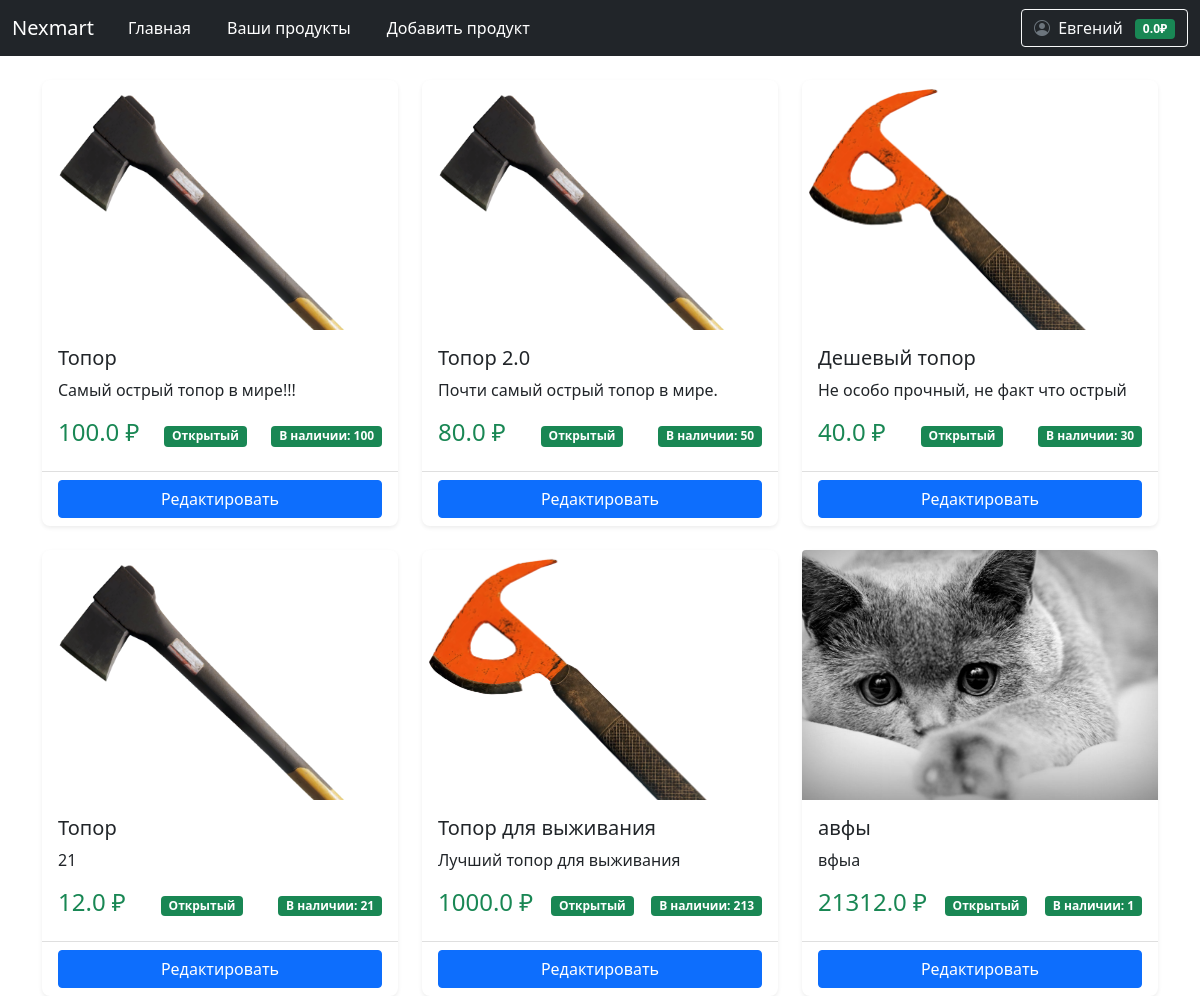
/user/products (signed in), run on an earlier commit of the app's database.
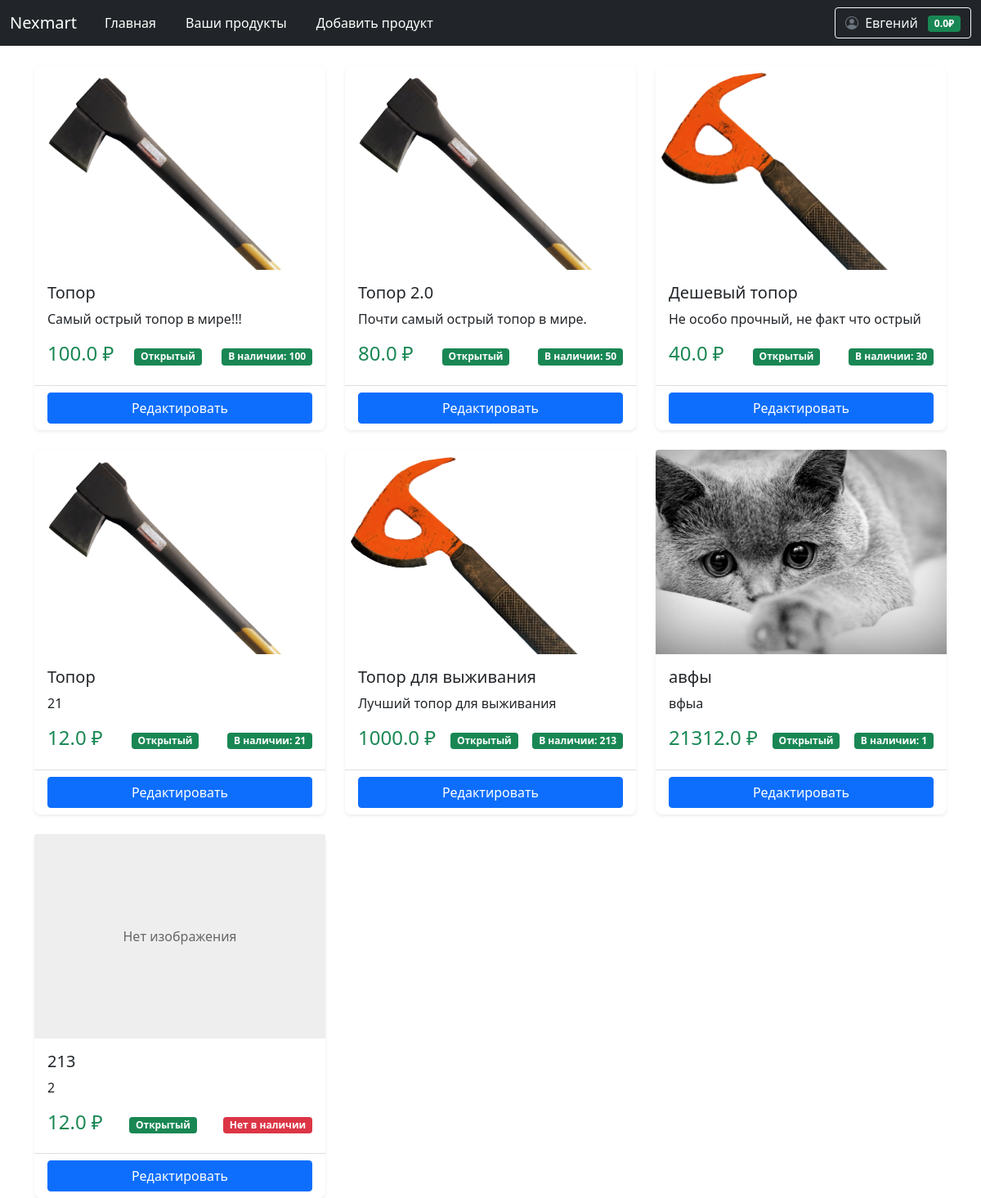
And on a later commit of the database.
### data/product.py (models this page shows)
class Product(SqlAlchemyBase):
    __tablename__ = 'products'
    id = sqlalchemy.Column(sqlalchemy.Integer, primary_key=True, autoincrement=True)
    name = sqlalchemy.Column(sqlalchemy.String, nullable=False)
    price = sqlalchemy.Column(sqlalchemy.Float, nullable=False)
    description = sqlalchemy.Column(sqlalchemy.Text)
    created_date = sqlalchemy.Column(sqlalchemy.DateTime, default=datetime.datetime.now)
    open = sqlalchemy.Column(sqlalchemy.Boolean)  # открыт ли продукт для общего доступа
    amount_available = sqlalchemy.Column(sqlalchemy.Integer)  # сколько есть продукта для продажи
    amount_sell = sqlalchemy.Column(sqlalchemy.Integer)  # сколько продано для статистики
    image = sqlalchemy.Column(sqlalchemy.String)
    user_id = sqlalchemy.Column(sqlalchemy.Integer, sqlalchemy.ForeignKey('users.id'))
    user = sqlalchemy.orm.relationship('User', back_populates='products')

### main.py (the view)
@app.route('/user/products')
@login_required
def user_products():
    products = current_user.products
    return render_template('user_products.html', products=products)

### data/db_session.py (called while the page is built)
def create_session() -> Session:
    global __factory
    return __factory()

### main.py (called while the page is built)
@login_manager.user_loader
def load_user(user_id):
    db_sess = db_session.create_session()
    return db_sess.query(User).get(user_id)

### templates/user_products.html (shortened to what this page needs)
{% extends "base.html" %}
{% block content %}
 <div class="row row-cols-1 row-cols-md-3 g-4">
        {% for product in products %}
        <div class="col">
            <div class="card h-100">
                <a href="/products/{{ product.id }}" class="text-decoration-none text-dark ">
                    {% if product.image %}
                    <img src="{{ url_for('static', filename='upload/' + product.image) }}"
                         class="card-img-top product-image"
                         alt="{{ product.name }}">
                    {% else %}
                    <div class="card-img-top no-image">Нет изображения</div>
                    {% endif %}
                    <div class="card-body">
                        <h5 class="card-title">{{ product.name }}</h5>
                        <p class="card-text">{{ product.description }}</p>
                        <div class="d-flex justify-content-between align-items-center">
                             <span class="h4 text-success">{{ product.price }} ₽</span>
                            {% if product.open %}
                                <span class="badge bg-success">Открытый</span>
                            {% else %}
                                <span class="badge bg-danger">Закрытый</span>
                            {% endif %}
                            {% if product.amount_available and product.amount_available > 0 %}
                                <span class="badge bg-success">В наличии: {{ product.amount_available }}</span>
                            {% else %}
                                <span class="badge bg-danger">Нет в наличии</span>
                            {% endif %}
                        </div>
                    </div>
                </a>
                <div class="card-footer bg-transparent">
                    <a href="/user/products/edit/{{product.id}}" class="btn btn-primary w-100">Редактировать</a>
                </div>
            </div>
        </div>
        {% else %}
        <div class="col-12">
            <div class="alert alert-warning">
                Товары не найдены. Добавьте новые.
            </div>
        </div>
        {% endfor %}
    </div>
{% endblock %}

What changed in the data, as far as the page shows it:
added Product: shows "Нет изображения", name "213", description "2", price "12.0", open "Открытый", amount_available "Нет в наличии"
